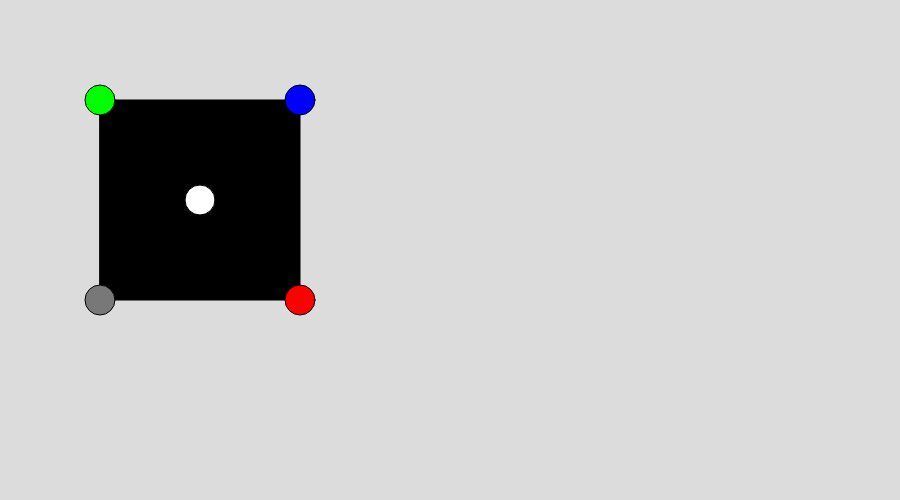
Frame 1 (no input)
Frame 60 (no input): identical to frame 1, image omitted
Frame 120 (the mouse pressed at the canvas centre since frame 60): identical to frame 1, image omitted

The p5.js sketch that drew this single still picture (run headless with seeded random() and noise() and a simulated clock; from frame 60 on, the mouse is pressed at the canvas centre):

// p5.js sketch
// ── sketch.js
function setup() {
  createCanvas(900, 500);
  rectMode(CENTER);
}

function draw() {
  background(220);
  fill(0);

  translate(200, 200);
  //rotate(radians(45));
  rect(0, 0, 200, 200);

  // Draw an ellipse in each corner of rect

  //PUSH and POP sort of makes the trnaslate temporary, creates safe place, and throws everything out afterwards.

  //BOTTOM RIGHT
  push();
  fill(255,0,0);
  translate(100, 100);
  ellipse(0,0,30,30);
  pop();

  //TOP LEFT
  push();
  fill(0,255,0)
  translate(-100,-100);
  ellipse(0,0,30, 30);
  pop(); 

  //BOTTOM LEFT
  push()
  fill(0,0,255);
  translate(100,-100);
  ellipse(0,0, 30, 30)
  pop(); 

  //TOP RIGHT
  push();
  fill(120,120,120)
  translate(-100, 100)
  ellipse(0,0,30,30)
  pop();

  //ORIGIN POINT
  fill(255)
  ellipse(0,0,30,30)
}
